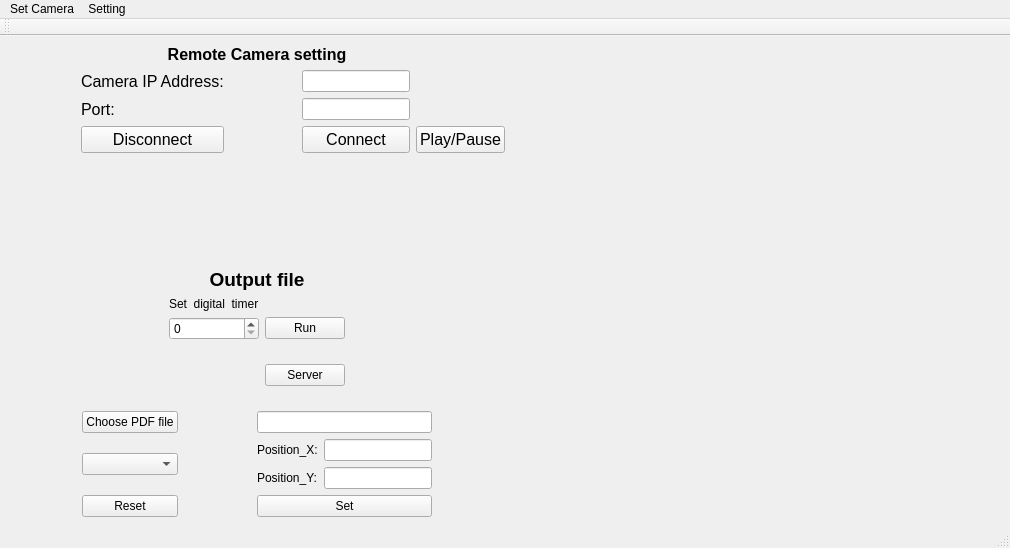
<?xml version="1.0" encoding="UTF-8"?>
<ui version="4.0">
 <class>Monitor</class>
 <widget class="QMainWindow" name="Monitor">
  <property name="geometry">
   <rect>
    <x>0</x>
    <y>0</y>
    <width>1010</width>
    <height>548</height>
   </rect>
  </property>
  <property name="windowTitle">
   <string>OCR Monitor</string>
  </property>
  <property name="windowIcon">
   <iconset resource="../resource/res.qrc">
    <normaloff>:/logo/logo.png</normaloff>:/logo/logo.png</iconset>
  </property>
  <property name="toolButtonStyle">
   <enum>Qt::ToolButtonTextBesideIcon</enum>
  </property>
  <widget class="QWidget" name="centralwidget">
   <layout class="QHBoxLayout" name="horizontalLayout">
    <item>
     <layout class="QHBoxLayout" name="mainlayerout">
      <item>
       <layout class="QVBoxLayout" name="Control_box">
        <item>
         <layout class="QVBoxLayout" name="verticalLayout_2">
          <item>
           <layout class="QVBoxLayout" name="verticalLayout">
            <item>
             <widget class="QLabel" name="Remote_label">
              <property name="font">
               <font>
                <pointsize>12</pointsize>
                <weight>75</weight>
                <bold>true</bold>
               </font>
              </property>
              <property name="text">
               <string>Remote Camera setting</string>
              </property>
              <property name="alignment">
               <set>Qt::AlignCenter</set>
              </property>
             </widget>
            </item>
            <item>
             <layout class="QGridLayout" name="gridLayout">
              <item row="2" column="2">
               <spacer name="horizontalSpacer_3">
                <property name="orientation">
                 <enum>Qt::Horizontal</enum>
                </property>
                <property name="sizeHint" stdset="0">
                 <size>
                  <width>40</width>
                  <height>20</height>
                 </size>
                </property>
               </spacer>
              </item>
              <item row="2" column="4">
               <spacer name="horizontalSpacer_2">
                <property name="orientation">
                 <enum>Qt::Horizontal</enum>
                </property>
                <property name="sizeHint" stdset="0">
                 <size>
                  <width>40</width>
                  <height>20</height>
                 </size>
                </property>
               </spacer>
              </item>
              <item row="2" column="0">
               <spacer name="horizontalSpacer">
                <property name="orientation">
                 <enum>Qt::Horizontal</enum>
                </property>
                <property name="sizeHint" stdset="0">
                 <size>
                  <width>40</width>
                  <height>20</height>
                 </size>
                </property>
               </spacer>
              </item>
              <item row="2" column="3">
               <widget class="QLineEdit" name="IP_entry"/>
              </item>
              <item row="5" column="1">
               <widget class="QPushButton" name="Disconnect_cam">
                <property name="font">
                 <font>
                  <pointsize>12</pointsize>
                 </font>
                </property>
                <property name="text">
                 <string>Disconnect</string>
                </property>
               </widget>
              </item>
              <item row="3" column="3">
               <widget class="QLineEdit" name="Port_entry"/>
              </item>
              <item row="2" column="1">
               <widget class="QLabel" name="label">
                <property name="font">
                 <font>
                  <pointsize>12</pointsize>
                 </font>
                </property>
                <property name="text">
                 <string>Camera IP Address:</string>
                </property>
               </widget>
              </item>
              <item row="5" column="3">
               <widget class="QPushButton" name="Connect_cam">
                <property name="font">
                 <font>
                  <pointsize>12</pointsize>
                 </font>
                </property>
                <property name="text">
                 <string>Connect</string>
                </property>
               </widget>
              </item>
              <item row="3" column="1">
               <widget class="QLabel" name="label_2">
                <property name="font">
                 <font>
                  <pointsize>12</pointsize>
                 </font>
                </property>
                <property name="text">
                 <string>Port:</string>
                </property>
               </widget>
              </item>
              <item row="5" column="4">
               <widget class="QPushButton" name="Run_OCR">
                <property name="font">
                 <font>
                  <pointsize>12</pointsize>
                 </font>
                </property>
                <property name="text">
                 <string>Play/Pause</string>
                </property>
               </widget>
              </item>
             </layout>
            </item>
           </layout>
          </item>
          <item>
           <spacer name="verticalSpacer_2">
            <property name="orientation">
             <enum>Qt::Vertical</enum>
            </property>
            <property name="sizeHint" stdset="0">
             <size>
              <width>20</width>
              <height>40</height>
             </size>
            </property>
           </spacer>
          </item>
          <item>
           <widget class="QLabel" name="label_3">
            <property name="font">
             <font>
              <pointsize>14</pointsize>
              <weight>75</weight>
              <bold>true</bold>
             </font>
            </property>
            <property name="text">
             <string>Output file</string>
            </property>
            <property name="alignment">
             <set>Qt::AlignCenter</set>
            </property>
           </widget>
          </item>
          <item>
           <layout class="QGridLayout" name="gridLayout_4">
            <item row="2" column="1">
             <spacer name="verticalSpacer">
              <property name="orientation">
               <enum>Qt::Vertical</enum>
              </property>
              <property name="sizeHint" stdset="0">
               <size>
                <width>20</width>
                <height>40</height>
               </size>
              </property>
             </spacer>
            </item>
            <item row="1" column="0">
             <spacer name="horizontalSpacer_8">
              <property name="orientation">
               <enum>Qt::Horizontal</enum>
              </property>
              <property name="sizeHint" stdset="0">
               <size>
                <width>40</width>
                <height>20</height>
               </size>
              </property>
             </spacer>
            </item>
            <item row="0" column="1">
             <widget class="QLabel" name="label_6">
              <property name="text">
               <string>Set  digital  timer</string>
              </property>
             </widget>
            </item>
            <item row="1" column="1">
             <widget class="QSpinBox" name="timer_output"/>
            </item>
            <item row="1" column="2">
             <widget class="QPushButton" name="run_program">
              <property name="text">
               <string>Run</string>
              </property>
             </widget>
            </item>
            <item row="1" column="3">
             <spacer name="horizontalSpacer_9">
              <property name="orientation">
               <enum>Qt::Horizontal</enum>
              </property>
              <property name="sizeHint" stdset="0">
               <size>
                <width>40</width>
                <height>20</height>
               </size>
              </property>
             </spacer>
            </item>
            <item row="2" column="2">
             <widget class="QPushButton" name="test">
              <property name="text">
               <string>Server</string>
              </property>
             </widget>
            </item>
           </layout>
          </item>
          <item>
           <layout class="QGridLayout" name="gridLayout_2">
            <item row="1" column="1">
             <widget class="QComboBox" name="boxes"/>
            </item>
            <item row="0" column="1">
             <widget class="QPushButton" name="ChoosePDFbutton">
              <property name="text">
               <string>Choose PDF file</string>
              </property>
             </widget>
            </item>
            <item row="0" column="4">
             <widget class="QLineEdit" name="PDF_file_name">
              <property name="readOnly">
               <bool>true</bool>
              </property>
             </widget>
            </item>
            <item row="0" column="2">
             <spacer name="horizontalSpacer_4">
              <property name="orientation">
               <enum>Qt::Horizontal</enum>
              </property>
              <property name="sizeHint" stdset="0">
               <size>
                <width>40</width>
                <height>20</height>
               </size>
              </property>
             </spacer>
            </item>
            <item row="0" column="0">
             <spacer name="horizontalSpacer_5">
              <property name="orientation">
               <enum>Qt::Horizontal</enum>
              </property>
              <property name="sizeHint" stdset="0">
               <size>
                <width>40</width>
                <height>20</height>
               </size>
              </property>
             </spacer>
            </item>
            <item row="0" column="5">
             <spacer name="horizontalSpacer_6">
              <property name="orientation">
               <enum>Qt::Horizontal</enum>
              </property>
              <property name="sizeHint" stdset="0">
               <size>
                <width>40</width>
                <height>20</height>
               </size>
              </property>
             </spacer>
            </item>
            <item row="3" column="4">
             <widget class="QPushButton" name="pdf_position_set">
              <property name="text">
               <string>Set</string>
              </property>
             </widget>
            </item>
            <item row="3" column="1">
             <widget class="QPushButton" name="pdf_position_reset">
              <property name="text">
               <string>Reset</string>
              </property>
             </widget>
            </item>
            <item row="1" column="4">
             <layout class="QGridLayout" name="gridLayout_3">
              <item row="1" column="0">
               <widget class="QLabel" name="label_5">
                <property name="text">
                 <string>Position_Y:</string>
                </property>
               </widget>
              </item>
              <item row="0" column="0">
               <widget class="QLabel" name="label_4">
                <property name="text">
                 <string>Position_X:</string>
                </property>
               </widget>
              </item>
              <item row="0" column="1">
               <widget class="QLineEdit" name="PositionX"/>
              </item>
              <item row="1" column="1">
               <widget class="QLineEdit" name="PositionY"/>
              </item>
             </layout>
            </item>
           </layout>
          </item>
         </layout>
        </item>
       </layout>
      </item>
      <item>
       <spacer name="horizontalSpacer_7">
        <property name="orientation">
         <enum>Qt::Horizontal</enum>
        </property>
        <property name="sizeHint" stdset="0">
         <size>
          <width>40</width>
          <height>40</height>
         </size>
        </property>
       </spacer>
      </item>
     </layout>
    </item>
   </layout>
  </widget>
  <widget class="QStatusBar" name="statusbar"/>
  <widget class="QToolBar" name="toolBar">
   <property name="windowTitle">
    <string>toolBar</string>
   </property>
   <attribute name="toolBarArea">
    <enum>TopToolBarArea</enum>
   </attribute>
   <attribute name="toolBarBreak">
    <bool>false</bool>
   </attribute>
  </widget>
  <widget class="QMenuBar" name="menubar">
   <property name="geometry">
    <rect>
     <x>0</x>
     <y>0</y>
     <width>1010</width>
     <height>21</height>
    </rect>
   </property>
   <widget class="QMenu" name="menuSet_Camera">
    <property name="title">
     <string>Set Camera</string>
    </property>
    <addaction name="separator"/>
    <addaction name="actionLocal_Camera"/>
    <addaction name="actionRemote_Camera"/>
   </widget>
   <widget class="QMenu" name="menuSetting">
    <property name="title">
     <string>Setting</string>
    </property>
    <addaction name="actionBox_manage"/>
   </widget>
   <addaction name="menuSet_Camera"/>
   <addaction name="menuSetting"/>
  </widget>
  <action name="actionLocal_Camera">
   <property name="text">
    <string>Local Camera</string>
   </property>
  </action>
  <action name="actionRemote_Camera">
   <property name="text">
    <string>Remote Camera</string>
   </property>
  </action>
  <action name="actionBox_set">
   <property name="text">
    <string>Box set</string>
   </property>
  </action>
  <action name="actionBox_manage">
   <property name="text">
    <string>Box manage</string>
   </property>
  </action>
 </widget>
 <resources>
  <include location="../resource/res.qrc"/>
 </resources>
 <connections/>
 <slots>
  <slot>pdfPostitionSet()</slot>
  <slot>pdfPositionReset()</slot>
 </slots>
</ui>
